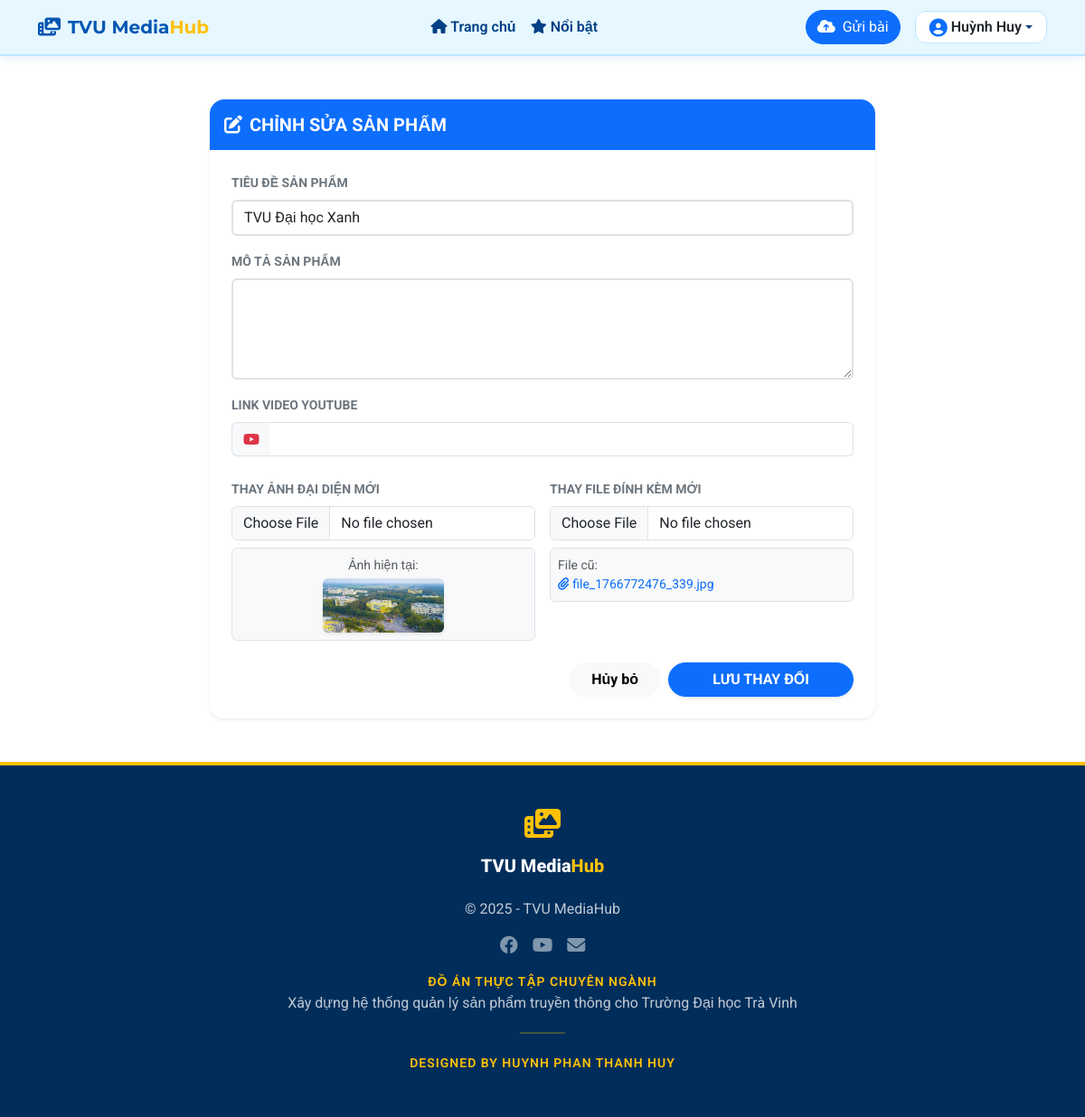
Screenshot of /modules/edit_product.php?id=16 (signed in) with the database file from the repository.
### tables this page shows
CREATE TABLE `products` (
  `prod_id` int(11) NOT NULL,
  `title` varchar(255) NOT NULL,
  `description` text DEFAULT NULL,
  `thumbnail` varchar(255) DEFAULT NULL,
  `drive_link` varchar(255) DEFAULT NULL,
  `youtube_link` varchar(255) DEFAULT NULL,
  `file_path` varchar(255) DEFAULT NULL,
  `status` enum('cho_duyet','da_duyet','tu_choi','cho_xoa') DEFAULT 'cho_duyet',
  `admin_note` text DEFAULT NULL,
  `views` int(11) DEFAULT 0,
  `cat_id` int(11) DEFAULT NULL,
  `camp_id` int(11) DEFAULT NULL,
  `user_id` int(11) DEFAULT NULL,
  `created_at` timestamp NOT NULL DEFAULT current_timestamp(),
  `is_featured` tinyint(1) DEFAULT 0
);

### modules/edit_product.php (the view, shortened to what this page needs)
<?php
include_once '../includes/header.php';
$user_id = $_SESSION['user_id'];
$prod_id = isset($_GET['id']) ? intval($_GET['id']) : 0;
$sql_get = "SELECT * FROM products WHERE prod_id = $prod_id AND user_id = $user_id";
$res_get = mysqli_query($conn, $sql_get);
$data = mysqli_fetch_assoc($res_get);
?>
<div class="container py-5">
    <div class="row justify-content-center">
        <div class="col-lg-8">
            <div class="card shadow-sm border-0 rounded-4 overflow-hidden">
                <div class="card-header bg-primary text-white py-3 border-0">
                    <h5 class="mb-0 fw-bold"><i class="fa-solid fa-pen-to-square me-2"></i>CHỈNH SỬA SẢN PHẨM</h5>
                </div>
                <div class="card-body p-4">
                    <form action="" method="POST" enctype="multipart/form-data">
                        <div class="mb-3">
                            <label class="form-label fw-bold text-secondary small text-uppercase">Tiêu đề sản phẩm</label>
                            <input type="text" name="title" class="form-control border-2" value="<?php echo htmlspecialchars($data['title']); ?>" required>
                        </div>
                        <div class="mb-3">
                            <label class="form-label fw-bold text-secondary small text-uppercase">Mô tả sản phẩm</label>
                            <textarea name="description" class="form-control border-2" rows="4"><?php echo htmlspecialchars($data['description']); ?></textarea>
                        </div>
                        <div class="mb-4">
                            <label class="form-label fw-bold text-secondary small text-uppercase">Link Video Youtube</label>
                            <div class="input-group">
                                <span class="input-group-text bg-light border-end-0"><i class="fa-brands fa-youtube text-danger"></i></span>
                                <input type="url" name="youtube_link" class="form-control border-start-0 ps-0" value="<?php echo $data['youtube_link']; ?>">
                            </div>
                        </div>
                        <div class="row g-3 mb-4">
                            <div class="col-md-6">
                                <label class="form-label fw-bold text-secondary small text-uppercase">Thay ảnh đại diện mới</label>
                                <input type="file" name="thumbnail" class="form-control mb-2" accept="image/*">
                                <?php if($data['thumbnail']): ?>
                                    <div class="p-2 bg-light rounded border text-center">
                                        <small class="text-muted d-block mb-1">Ảnh hiện tại:</small>
                                        <img src="../uploads/<?php echo $data['thumbnail']; ?>" style="height: 60px;" class="rounded shadow-sm">
                                    </div>
                                <?php endif; ?>
                            </div>
                            <div class="col-md-6">
                                <label class="form-label fw-bold text-secondary small text-uppercase">Thay file đính kèm mới</label>
                                <input type="file" name="attachment" class="form-control mb-2">
                                <?php if($data['file_path']): ?>
                                    <div class="p-2 bg-light rounded border">
                                        <small class="text-muted d-block">File cũ:</small>
                                        <span class="small text-truncate d-block text-primary"><i class="fa-solid fa-paperclip me-1"></i><?php echo $data['file_path']; ?></span>
                                    </div>
                                <?php endif; ?>
                            </div>
                        </div>
                        <div class="d-grid gap-2 d-md-flex justify-content-md-end">
                            <a href="my_products.php" class="btn btn-light rounded-pill px-4 fw-bold">Hủy bỏ</a>
                            <button type="submit" name="btn_update" class="btn btn-primary rounded-pill px-5 fw-bold shadow-sm">LƯU THAY ĐỔI</button>
                        </div>
                    </form>
                </div>
            </div>
        </div>
    </div>
</div>
<?php include_once '../includes/footer.php'; ?>

### includes/header.php (style rules this page uses)
:root { --tvu-blue: #0056b3; --tvu-gold: #ffc107; --tvu-bg-light: #e6f7ff; }
body { font-family: 'Roboto', sans-serif; background-color: #ffffff; }

### rows the page displays
products: title "TVU Đại học Xanh", thumbnail (picture), file_path "file_1766772476_339.jpg"

### other values shown
$displayName "Huỳnh Huy"
